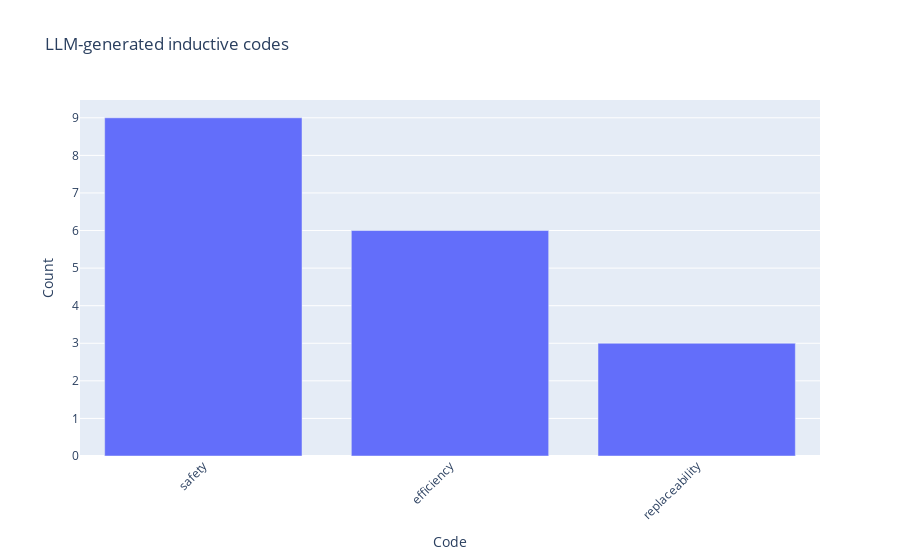

Here is the notebook cell this chart was saved with:
### Code cell
import plotly.express as px


# @title
def plot_generated_codes(code_highlights, title):
    code_counts = [(code, len(highlights)) for code, highlights in code_highlights.items()]
    df_codes = pd.DataFrame(code_counts, columns=['Code', 'Count'])
    df_codes = df_codes.sort_values(by='Count', ascending=False).reset_index(drop=True)

    # Create a vertical bar plot using Plotly with angled x-axis labels
    fig = px.bar(df_codes, x='Code', y='Count', title=title)

    # Update layout to angle x-axis labels at 45 degrees
    fig.update_layout(xaxis_tickangle=-45)
    fig.show()

# Parse all codes and highlights in LLM output
plot_generated_codes(code_highlights_ded, 'LLM-generated inductive codes')

### Figure 1 — Plotly figure (JSON) as saved in the notebook; plotly's stock layout.template omitted (floating-point values rounded to 4 significant figures)
{"data": [{"alignmentgroup": "True", "hovertemplate": "Code=%{x}<br>Count=%{y}<extra></extra>", "legendgroup": "", "marker": {"color": "#636efa", "pattern": {"shape": ""}}, "name": "", "offsetgroup": "", "orientation": "v", "showlegend": false, "textposition": "auto", "type": "bar", "x": ["safety", "efficiency", "replaceability"], "xaxis": "x", "y": [9, 6, 3], "yaxis": "y"}], "layout": {"barmode": "relative", "legend": {"tracegroupgap": 0}, "title": {"text": "LLM-generated inductive codes"}, "xaxis": {"anchor": "y", "domain": [0, 1], "tickangle": -45, "title": {"text": "Code"}}, "yaxis": {"anchor": "x", "domain": [0, 1], "title": {"text": "Count"}}}}
